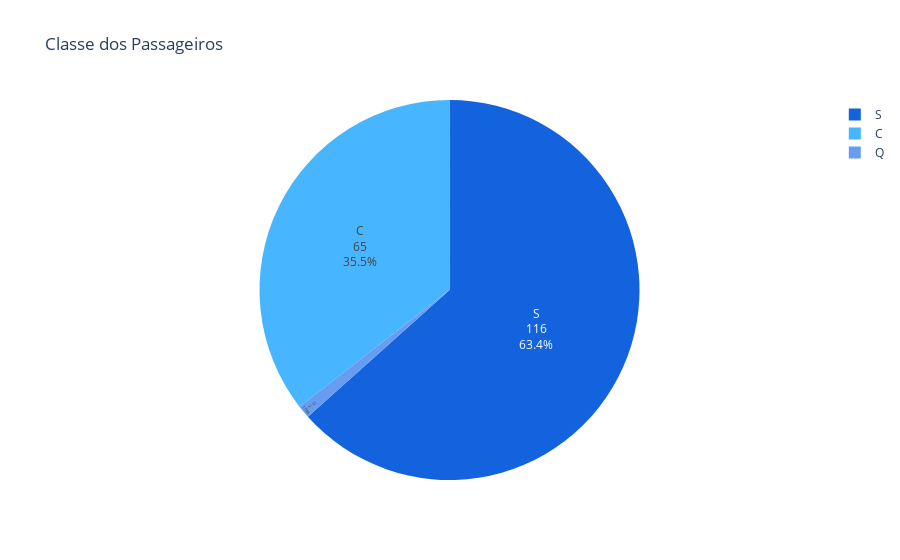

This figure's notebook cell:
### Markdown cell above
<h1 style="text-align:center;color:red;">Analise da Classe dos Passageiros</h1>

### Code cell
ports = df_new['embarked'].value_counts()
fig = px.pie(ports, 
             values=ports.values, 
             names=ports.index, 
             color_discrete_sequence=["#1363DF", "#47B5FF"], 
             title='Classe dos Passageiros')
fig.update_traces(textposition='inside', textinfo='percent+label+value')
fig.show()

### Figure 1 — Plotly figure (JSON) as saved in the notebook; plotly's stock layout.template omitted (floating-point values rounded to 4 significant figures)
{"data": [{"domain": {"x": [0, 1], "y": [0, 1]}, "hovertemplate": "embarked=%{label}<br>value=%{value}<extra></extra>", "labels": ["S", "C", "Q"], "legendgroup": "", "name": "", "showlegend": true, "textinfo": "percent+label+value", "textposition": "inside", "type": "pie", "values": [116, 65, 2]}], "layout": {"legend": {"tracegroupgap": 0}, "piecolorway": ["#1363DF", "#47B5FF"], "title": {"text": "Classe dos Passageiros"}}}
